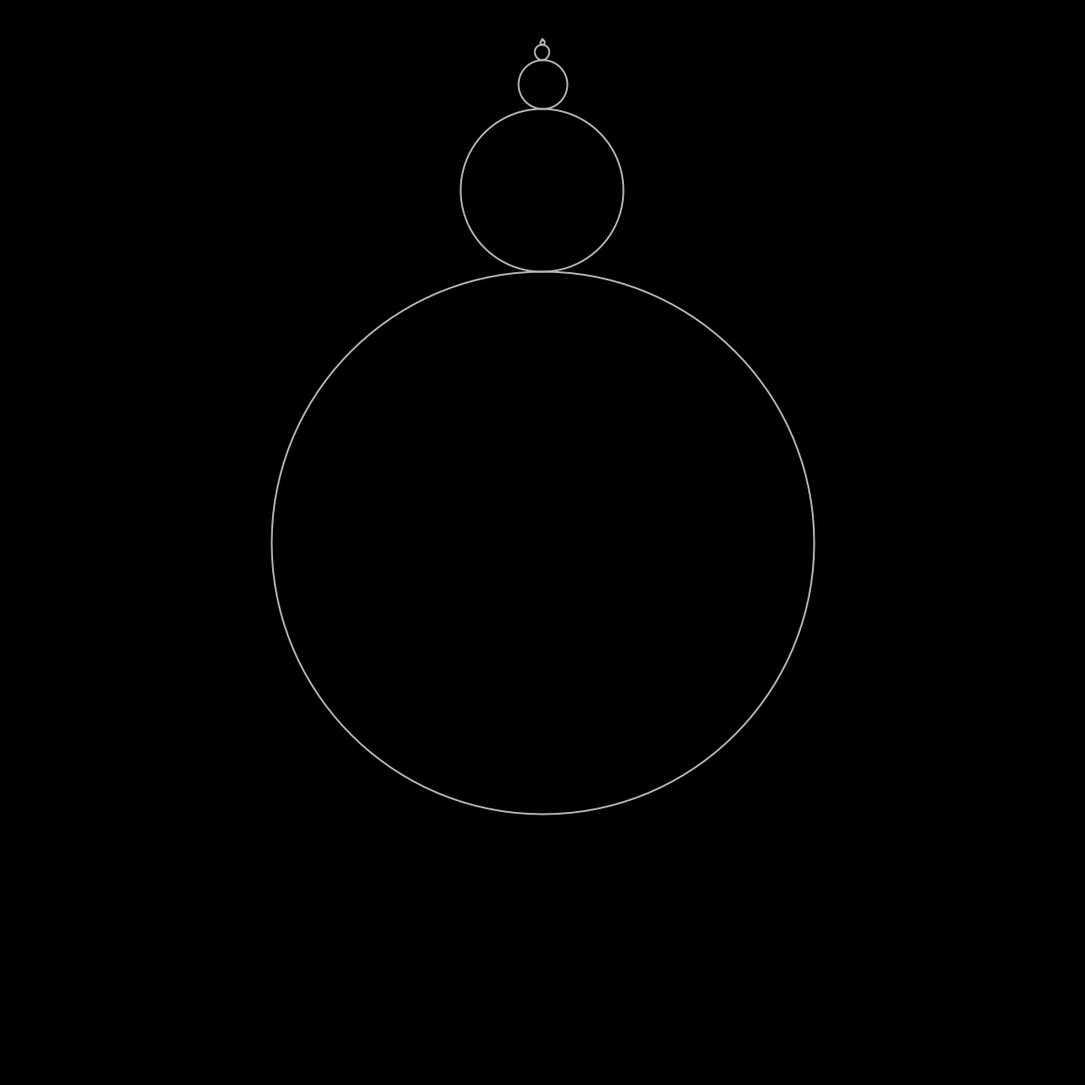
Frame 1 (no input)
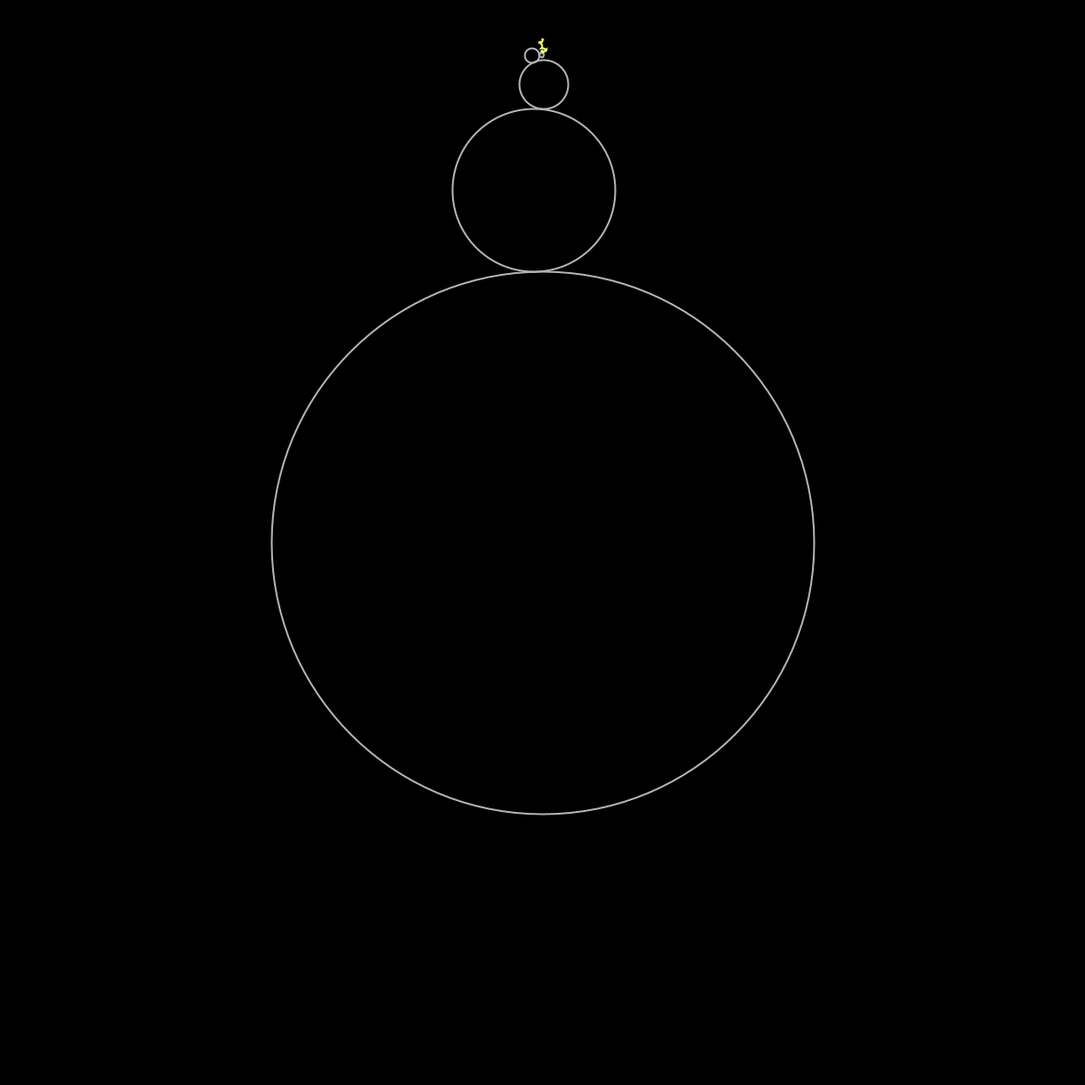
Frame 60 (the mouse pressed at the canvas centre just before this capture)
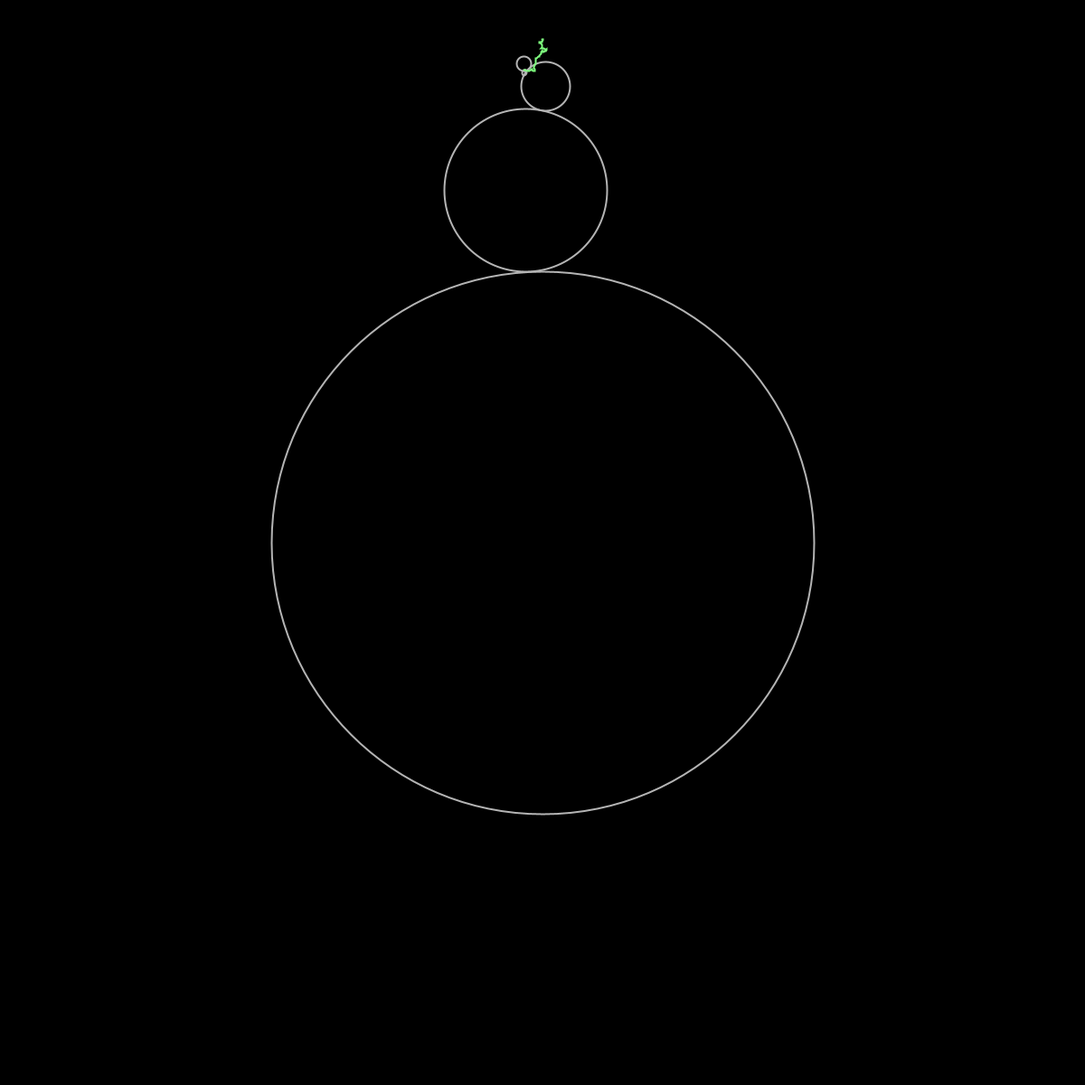
Frame 120 (the mouse held since frame 60 and released just before this capture)

The Processing sketch that drew these frames (run headless with seeded random() and noise(); from frame 60 on, the mouse is pressed at the canvas centre):

// Processing sketch: fractalSpiro
// ── fractalSpiro.pde
float angle=0;
ArrayList<PVector> path; //flexi size array
Orbit sun;
Orbit pen;
int res=100;

//==============================
void setup(){
  size(1200,1200);
  path= new ArrayList<PVector>();
  colorMode(HSB,360,100,100);
  //-------------
  sun=new Orbit(width/2,height/2,width/4,0.01/res, null);
  Orbit curr=sun;
 for (int i=0; i<10;i++){
   curr=curr.addChild(0.3,4);
 }
frameRate(100000);
}
//=================================
void draw(){
  background(0,20);
  stroke(255);
  Orbit curr=sun;
  for  (float i=0 ; i<res*res*res;i ++){
  while (curr!=null){
    curr.update();
    curr.show();
    pen=curr;
    curr= curr.child;
  }
  }
  ////..........
  //float r =100;
  //float rsum;
  //float x1=300;
  //float y1=300;
  //noFill();
  //ellipse(x1,y1,r*2,r*2);
  //float r2=r*0.5;
  //rsum=r+r2;
  
  //float x2=x1+rsum*cos(angle);
  //float y2=x1+rsum*sin(angle);
  //angle=angle+0.1;
  //path.add(new PVector(x2,y2));
  //ellipse(x2,y2,r2*2,r2*2);
  path.add(new PVector(pen.x,pen.y));
  stroke(frameCount%360,50,100);
  beginShape();
  for (PVector pos : path ){
    vertex( pos.x, pos.y);
    //if (pos.x==path[0].x && pos.y==path[0].y){
      //noLoop();
   // }
  }
  endShape();
}

// ── pieces.pde
//orbit
//x,y,r
//child
//parent
//orbit speed
//angle

class Orbit{
  float x;
  float y;
  float r;
  Orbit parent;
  Orbit child;
  float speed;
  float angle;
  //------------------
  Orbit(float x_,float y_,float r_, float s_,Orbit p){
    x=x_;
    y=y_;
    r=r_;
    parent= p;
    child=null;
    angle=-PI/2;
    speed=s_;
  }
  //-------------------
  void show(){
    strokeWeight(2);
    noFill();
    circle(x,y,r*2);
  }
  //-------------------
  Orbit addChild(float f, float ff){
    float newr =r*f;
    float newx =x+r+newr;
    float newy =y;
    child=new Orbit(newx,newy,newr,-ff*speed,this);
    return child;
  }
  //------------
  void update(){
    if (parent!=null){
      angle+=speed;
  float rsum=r+parent.r;
  x=parent.x+rsum*cos(angle);
  y=parent.y+rsum*sin(angle);
    }
   }
}    
